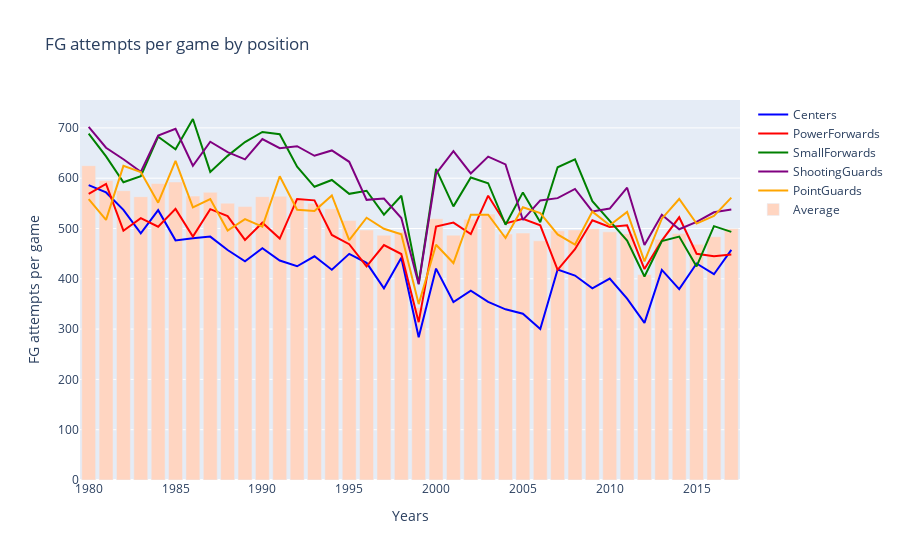

This figure's notebook cell:
### Code cell
FGAc = go.Scatter(x=years_shotsgame, y=shots_game_c['FGA'], name='Centers', marker=dict(color='blue'))
FGApf = go.Scatter(x=years_shotsgame, y=shots_game_pf['FGA'], name='PowerForwards', marker=dict(color='red'))
FGAsf = go.Scatter(x=years_shotsgame, y=shots_game_sf['FGA'], name='SmallForwards', marker=dict(color='green'))
FGAsg = go.Scatter(x=years_shotsgame, y=shots_game_sg['FGA'], name='ShootingGuards', marker=dict(color='purple'))
FGApg = go.Scatter(x=years_shotsgame, y=shots_game_pg['FGA'], name='PointGuards', marker=dict(color='orange'))
FGAgen = go.Bar(x=years_shotsgame, y=shots_game_gen['FGA'], name='Average', marker=dict(color='#FFD5C1'))


data=[FGAc,FGApf,FGAsf,FGAsg,FGApg,FGAgen]
layout=go.Layout(
	title='FG attempts per game by position',
	xaxis=dict(
		title='Years',
	),
	yaxis=dict(
		title='FG attempts per game',       
	),
)

fig = go.Figure(data=data, layout=layout)
pyo.iplot(fig)
